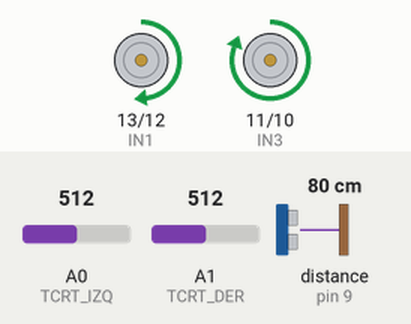
Simulated run of this sketch. Board: Arduino Uno, built with avr-gcc and run on an emulated ATmega328P. Parts: motor-driver pin pairs drawn as motors (green arrow = first pin HIGH = forward, orange = second pin HIGH = backward, longer = more drive, scaled by the enable pin). Wiring (inferred from the names in the program): ultrasonic range finder: trigger pin 8; echo pin 9. The inputs (shaded band) are chosen by the test bench; at power-on: distance to the obstacle (sensor on pin 9) 80 cm, A1 (TCRT_DER) = 512, A0 (TCRT_IZQ) = 512. The echo pulse lasts 58.3 µs per cm; what the sketch prints to the serial monitor is not drawn.

Above: at 1.2 s.
1.3 s: distance to the obstacle (sensor on pin 9) set to 17 cm
2.8 s: distance to the obstacle (sensor on pin 9) set to 14 cm
At 3.2 s:
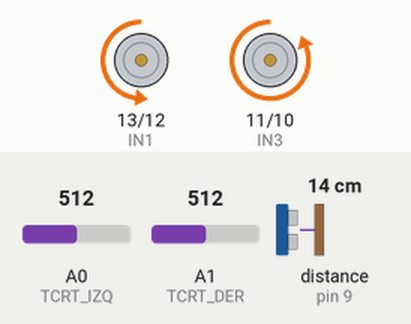
5.8 s: distance to the obstacle (sensor on pin 9) set to 18 cm
At 7.1 s:
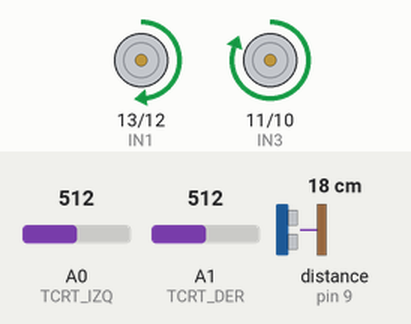
7.4 s: A1 (TCRT_DER) set to 417
10.4 s: A1 (TCRT_DER) set to 386
At 10.9 s:
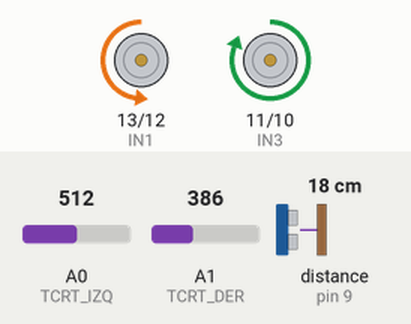
11.9 s: A0 (TCRT_IZQ) set to 415
13.4 s: A0 (TCRT_IZQ) set to 393
At 14.6 s:
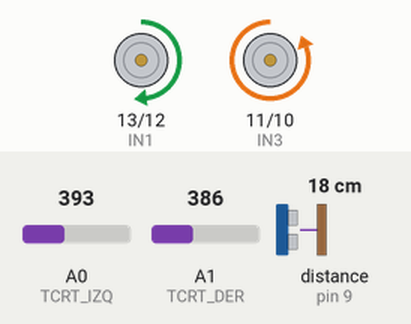
Timing chart, 0 to 17.4 s (numbered marks = the images above; inputs shaded):
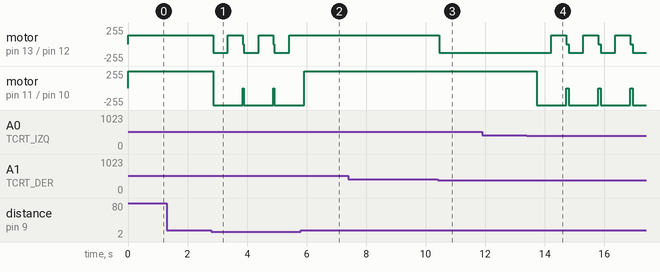

The sketch:

maze.ino
```cpp
// --- Sensores TCRT ---
#define TCRT_IZQ A0
#define TCRT_DER A1
#define TCRT_THRESHOLD 400

// --- Sensor ultrasónico HC-SR04 ---
#define TRIG 8
#define ECHO 9

// --- Motores L298N ---
#define ENA 5
#define IN1 13
#define IN2 12
#define IN3 11
#define IN4 10
#define ENB 4

int vel = 130;
int vel2 = 150;// velocidad PWM

void setup() {
  Serial.begin(9600);

  // Pines motores
  pinMode(ENA, OUTPUT); pinMode(IN1, OUTPUT); pinMode(IN2, OUTPUT);
  pinMode(IN3, OUTPUT); pinMode(IN4, OUTPUT); pinMode(ENB, OUTPUT);

  // Pines TCRT
  pinMode(TCRT_IZQ, INPUT);
  pinMode(TCRT_DER, INPUT);

  // Pines ultrasónico
  pinMode(TRIG, OUTPUT); pinMode(ECHO, INPUT);

  detener();
}

void loop() {
  // Leer sensores
  int izq = analogRead(TCRT_IZQ);
  int der = analogRead(TCRT_DER);
  float distancia = medirDistancia();

  Serial.print("Izq: "); Serial.print(izq);
  Serial.print(" | Der: "); Serial.print(der);
  Serial.print(" | Distancia: "); Serial.println(distancia);

  // --- Evitar obstáculos ---
  if (distancia > 0 && distancia < 15) {
    Serial.println("🛑 Obstáculo cerca, retrocediendo y girando...");
    retroceder();
    delay(500);
    girarDerecha();
    delay(500);
    detener();
    return;
  }

  // --- Evitar negro ---
  if (izq < TCRT_THRESHOLD && der < TCRT_THRESHOLD) {
    Serial.println("⚫ Negro detectado delante, retrocediendo...");
    retroceder();
    delay(500);
    girarDerecha();
    delay(500);
    detener();
  }
  else if (izq < TCRT_THRESHOLD) {
    Serial.println("⚫ Negro izq, girando derecha");
    girarDerecha();
    delay(300);
  }
  else if (der < TCRT_THRESHOLD) {
    Serial.println("⚫ Negro der, girando izquierda");
    girarIzquierda();
    delay(300);
  }
  else {
    adelante();
  }

  delay(50);
}

// --- Movimiento ---
void adelante() {
  digitalWrite(IN1, HIGH); digitalWrite(IN2, LOW);
  digitalWrite(IN3, HIGH); digitalWrite(IN4, LOW);
  analogWrite(ENA, vel); analogWrite(ENB, vel2);
}

void retroceder() {
  digitalWrite(IN1, LOW); digitalWrite(IN2, HIGH);
  digitalWrite(IN3, LOW); digitalWrite(IN4, HIGH);
  analogWrite(ENA, vel); analogWrite(ENB, vel2);
}

void girarIzquierda() {
  digitalWrite(IN1, LOW); digitalWrite(IN2, HIGH);
  digitalWrite(IN3, HIGH); digitalWrite(IN4, LOW);
  analogWrite(ENA, vel); analogWrite(ENB, vel2);
}

void girarDerecha() {
  digitalWrite(IN1, HIGH); digitalWrite(IN2, LOW);
  digitalWrite(IN3, LOW); digitalWrite(IN4, HIGH);
  analogWrite(ENA, vel); analogWrite(ENB, vel2);
}

void detener() {
  digitalWrite(IN1, LOW); digitalWrite(IN2, LOW);
  digitalWrite(IN3, LOW); digitalWrite(IN4, LOW);
  analogWrite(ENA, 0); analogWrite(ENB, 0);
}

// --- Medir distancia ---
float medirDistancia() {
  digitalWrite(TRIG, LOW); delayMicroseconds(2);
  digitalWrite(TRIG, HIGH); delayMicroseconds(10);
  digitalWrite(TRIG, LOW);

  long duracion = pulseIn(ECHO, HIGH, 25000); // timeout 25ms
  float d = duracion * 0.034 / 2.0; // cm
  return d;
}
```

Measured:
- the behaviour switches between 16 and 15 cm on distance to the obstacle (sensor on pin 9) (found by bisection; images 0 and 1)
- the behaviour switches between 400 and 399 on A1 (TCRT_DER) (found by bisection; images 2 and 3)
- the behaviour switches between 400 and 399 on A0 (TCRT_IZQ) (found by bisection; images 3 and 4)
- after the input at 1.3 s, every drawn part: stays the same
- after the input at 2.8 s, motor on pin 13 (IN1) / pin 12 (IN2): alternates forward 130/255 for 0.50 s and backward 130/255 for 0.53 s, starting after 0.06 s; motor on pin 11 (IN3) / pin 10 (IN4): forward 255/255 → backward 255/255 after 0.06 s
- after the input at 5.8 s, motor on pin 13 (IN1) / pin 12 (IN2): stays forward 130/255 (without the input it goes to stopped after 0.11 s)
- after the input at 7.4 s, every drawn part: stays the same
- after the input at 10.4 s, motor on pin 13 (IN1) / pin 12 (IN2): forward 130/255 → backward 130/255 after 0.06 s
- after the input at 11.9 s, every drawn part: stays the same
- after the input at 13.4 s, motor on pin 13 (IN1) / pin 12 (IN2): backward 130/255 → forward 130/255 after 0.82 s, then repeats every 1.1 s: stopped 0.07 s, backward 130/255 0.50 s, forward 130/255 0.50 s; motor on pin 11 (IN3) / pin 10 (IN4): alternates backward 255/255 for 1.0 s and stopped for 0.07 s, starting after 0.32 s
